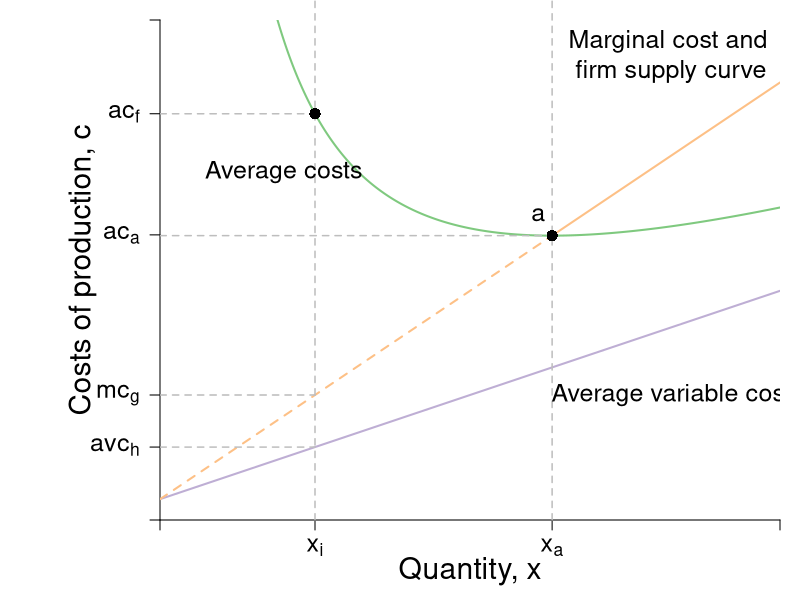

Recreate this plot in R.
#Graph Designer: Scott Cohn
#Authors: Bowles and Halliday
#Title: Microeconomics: Competition, Conflict and Coordination

require(shape)
pdf(file = "firmmarketsupply/ac_mc_lr.pdf", width = 9, height = 7)

#Set parameters for graphics
axislabelsize <- 1.8
labelsize <- 1.5
namesize <- 1.8
annotatesize <- 1.5
graphlinewidth <- 2
segmentlinewidth <- 1.5

COL <- c("#7fc97f", "#beaed4", "#fdc086", "#ffff99", "#386cb0", "#f0027f", "#bf5b17", "#666666")
COLA <- c("#99d8c9","#66c2a4","#41ae76", "#238b45", "#005824")
COLB <- c("#4eb3d3", "#2b8cbe", "#0868ac","#084081")

#Edited the margins to cater for the larger LHS labels
par(mar =  c(4, 8, 1, 1))


totalcost <- function(x, c0 = 10, c1 = 2, c2 = 0.5){
  c0 + c1*x + c2*x^2
}

avgcost <- function(x, c0 = 10, c1 = 2, c2 = 0.5){
  totalcost/x
}

avgvarcost <- function(x,  c1 = 0.05, c2 = 0.05){
  (c1*x + c2*x^2)/x
}

marginalcost <- function(x, c1 = 2, c2 = 0.5){
  c1 + 2*c2*x
}

mcline <- function(x, constant = 0.3181472, slope = 0.125){
  constant + slope*x
}

isocost <- function(l, c = 10, w = 1, r = 1) {
  c - (w/r)*l
}


isoquant <- function(l, alpha = 0.5, x = 5) {
  (x / l^alpha)^(1/(1 - alpha))
}


avgcost <- function(x,  c0 = 2, c1 = 0.05, c2 = 0.05){
  (c0 + c1*x + c2*x^2)/x
}

marginalcost <- function(x, c1 = 0.05, c2 = 0.05){
  c1 + 2*c2*x
}

xlims <- c(0, 10)
ylims <- c(0, 1.2)

npts <- 501 
x <- seq(xlims[1], xlims[2], length.out = npts)
y <- seq(ylims[1], ylims[2], length.out = npts) 
a <- c(13, 16.75, 19.25)

plot(0, 0, xlim = xlims, ylim = ylims, type = "n",
     xlab = expression(paste("")),
     ylab = expression(paste("")), 
     xaxt = "n", 
     yaxt = "n", 
     cex.lab = axislabelsize, 
     bty = "n",
     xaxs = "i", 
     yaxs = "i")

# Choose x_i

i <- c(2, 2.5, 3, 3.5, 4)
xi <- i[2]

ticksy <- c(0, avgvarcost(x = xi), marginalcost(x = xi), avgcost(6.82456), avgcost(x = xi), ylims[2])
ylabels <- c(NA, expression(paste(avc[h])), expression(paste(mc[g])), expression(paste(ac[a])), expression(paste(ac[f])), NA)
ticksx <- c(0, xi, 6.32456, xlims[2])
xlabels <- c(NA, expression(paste(x[i])), expression(paste(x[a])), NA)


axis(1, at = ticksx, pos = 0, labels = xlabels, cex.axis = labelsize)
axis(2, at = ticksy, pos = 0, labels = ylabels, las = 1, cex.axis = labelsize)

npts <- 500 
xx1 <- seq(xlims[1], xlims[2], length.out = npts)
xx3 <- seq(4, 8, length.out = npts)
xx4 <- seq(xlims[1], 6.32456, length.out = npts)
xx5 <- seq(6.32456, xlims[2], length.out = npts)

lines(xx1, avgcost(xx1, c0 = 2, c1 = 0.05, c2 = 0.05), col = COL[1], lwd = graphlinewidth)
lines(xx1, avgvarcost(xx1, c1 = 0.05, c2 = 0.05), col = COL[2], lwd = graphlinewidth)
lines(xx4, marginalcost(xx4, c1 = 0.05, c2 = 0.05), lty = 2, col = COL[3], lwd = graphlinewidth)
lines(xx5, marginalcost(xx5, c1 = 0.05, c2 = 0.05), col = COL[3], lwd = graphlinewidth)

#Label the axes
mtext(expression(paste("Quantity, ", x)), side = 1, line = 2.5, cex = axislabelsize)
text(-1.25, 0.5*ylims[2], expression(paste("Costs of production, ", c)), xpd = TRUE, cex = axislabelsize, srt = 90) 


#Draw segments for average cost
segments(0, avgcost(x = xi, c0 = 2, c1 = 0.05, c2 = 0.05), xi, avgcost(x = xi, c0 = 2, c1 = 0.05, c2 = 0.05), lty = 2, col = "gray" , lwd = segmentlinewidth)
segments(xi, 0, xi, avgcost(x = xi) + 10, lty = 2, col = "gray" , lwd = segmentlinewidth, xpd = TRUE)
segments(0, marginalcost(x = xi), xi, marginalcost(x = xi), lty = 2, col = "gray" , lwd = segmentlinewidth)
segments(0, avgvarcost(x = xi), xi, avgvarcost(x = xi), lty = 2, col = "gray" , lwd = segmentlinewidth)
points(xi, avgcost(x = xi, c0 = 2, c1 = 0.05, c2 = 0.05), pch = 16, col = "black", cex = 1.5)
# 
# text(xi + 0.2, avgcost(x = xi) + 0.05, expression(paste("f")), cex = labelsize)
# points(xi, avgcost(x = xi), pch = 16, col = "black", cex = 1.5)
# 
# text(xi + 0.2, marginalcost(x = xi) - 0.05, expression(paste("g")), cex = labelsize)
# points(xi, marginalcost(x = xi), pch = 16, col = "black", cex = 1.5)
# 
# text(xi + 0.2, avgvarcost(x = xi) - 0.05, expression(paste("h")), cex = labelsize)
# points(xi, avgvarcost(x = xi), pch = 16, col = "black", cex = 1.5)

#Label the cost curve
text(12.7, 12, expression("Total cost"), cex = labelsize)
#text(12.5, 13.5, expression(paste(tc(x) == c[0] + c[1]*x + c[2]*x^2)), cex = annotatesize)

#Average Cost
text(2, avgcost(x = 3.2), expression(paste("Average costs")), cex = labelsize)
#text(3.75, avgcost(x = 3.2) + 0.67, expression(paste(ac(x) == frac(c[0],x) + c[1] + c[2]*x)), cex = annotatesize)

#Average cost minimum
segments(0, avgcost(x = 6.32456), 6.32456, avgcost(x = 6.32456), lty = 2, col = "gray" , lwd = segmentlinewidth)
segments(6.32456, 0, 6.32456, 2, lty = 2, col = "gray" , lwd = segmentlinewidth, xpd = TRUE)
text(6.1, avgcost(x = 6.32456) + 0.05, expression(paste("a")), cex = annotatesize)
points(6.32456, avgcost(x = 6.32456), pch = 16, col = "black", cex = 1.5)


#Marginal Cost
text(8.25, marginalcost(x = 8.25) + 0.2, expression(paste("Marginal cost and \n firm supply curve")), cex = annotatesize)
#text(11, marginalcost(x = 12) + 0.2, expression(paste(mc(x) == c[1] + 2*c[2]*x)), cex = annotatesize)

#Average Variable Cost
text(8.25, avgvarcost(x = 8) - 0.15, expression(paste("Average variable cost")), cex = annotatesize)
#text(12, avgvarcost(x = 12) - 0.325, expression(paste(avc(x) == c[1] + c[2]*x)), cex = annotatesize)


dev.off()
